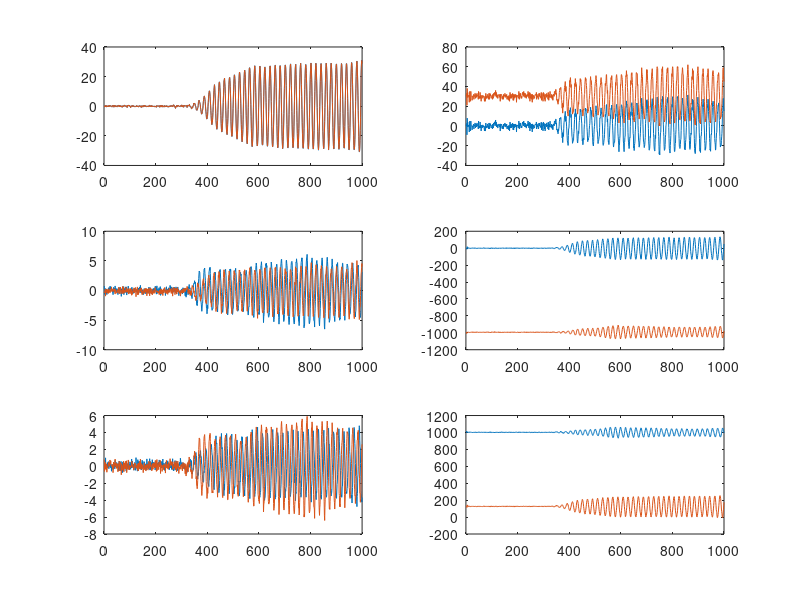
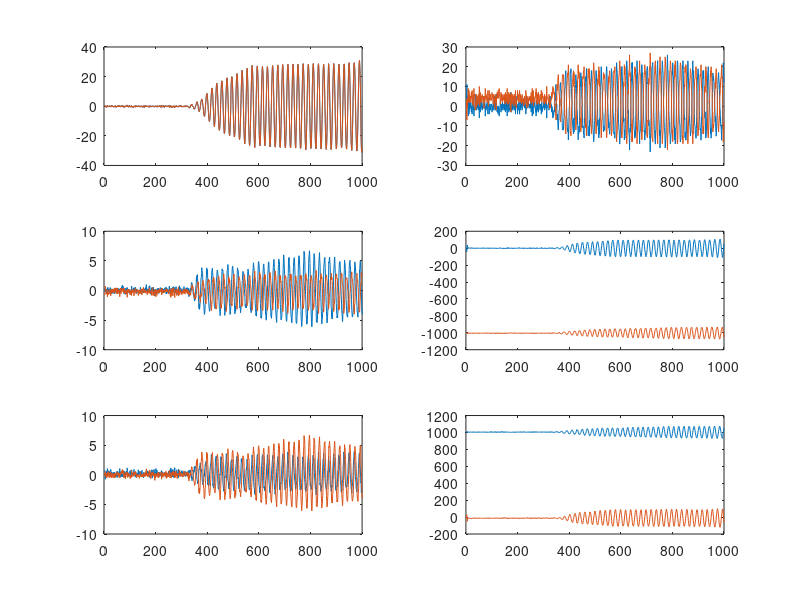
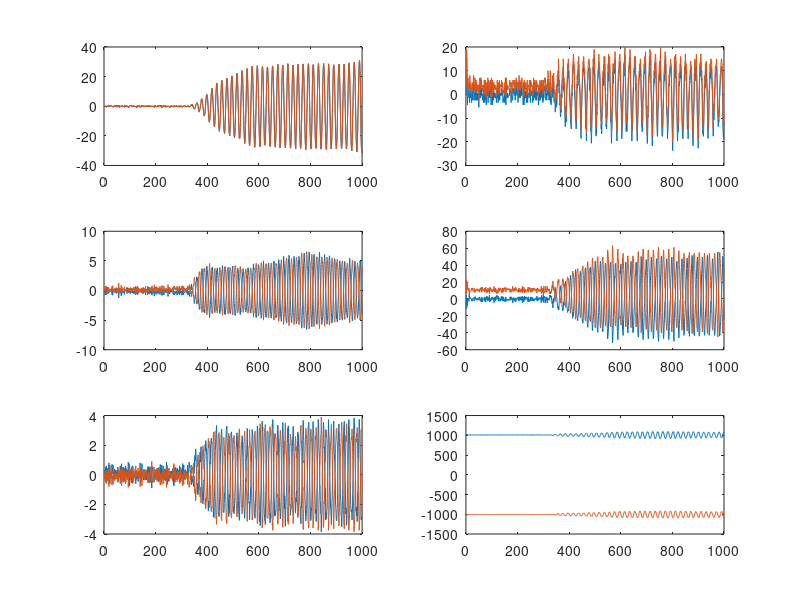
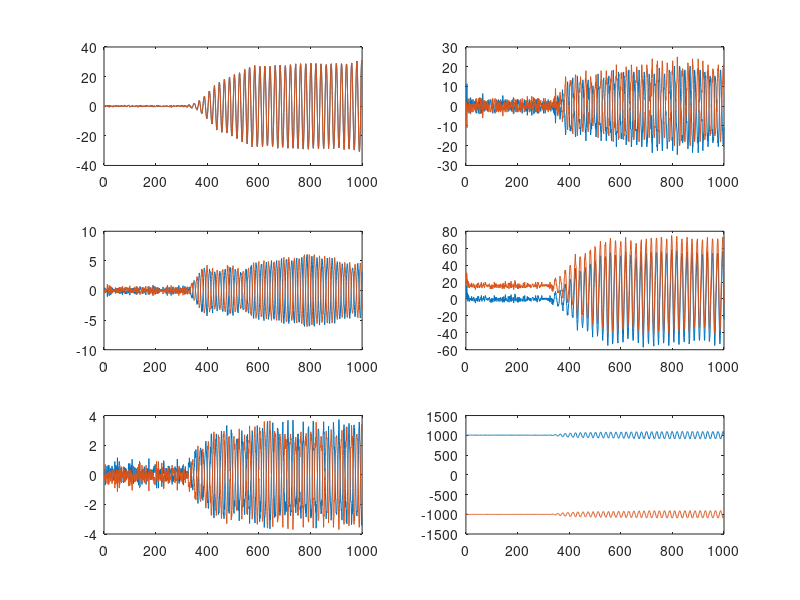

MATLAB code for these plots, in order:
%Calculates the orientation of each sensor
temp = load('IMU1_raw.mat');
imu1_raw = temp.ans;
temp = load('IMU2_raw.mat');
imu2_raw = temp.ans;
temp = load('IMU3_raw.mat');
imu3_raw = temp.ans;
temp = load('IMU4_raw.mat');
imu4_raw = temp.ans;
temp = load('oqus_measured.mat');
oqus = temp.ans;

%Orientation vector, roll in 1st row, pitch in 2nd row, yaw in 3rd row
orientation = [];

%Roll angle based on average measurements without movement
avg_imu = [mean(imu1_raw(5,1:495)), mean(imu2_raw(5,1:495)), mean(imu3_raw(5,1:495)), mean(imu4_raw(5,1:495)); ...
    mean(imu1_raw(6,1:495)), mean(imu2_raw(6,1:495)), mean(imu3_raw(6,1:495)), mean(imu4_raw(6,1:495)); ...
    mean(imu1_raw(7,1:495)), mean(imu2_raw(7,1:495)), mean(imu3_raw(7,1:495)), mean(imu4_raw(7,1:495))];
orientation(1,:) = [atan2(avg_imu(2,1),avg_imu(3,1)), atan2(avg_imu(2,2),avg_imu(3,2)), ...
    atan2(avg_imu(2,3),avg_imu(3,3)), atan2(avg_imu(2,4),avg_imu(3,4))];
orientation(2,:) = [asin(-avg_imu(1,1)/(avg_imu(:,1)'*avg_imu(:,1))^(1/2)), asin(-avg_imu(1,2)/(avg_imu(:,2)'*avg_imu(:,2))^(1/2)), ...
    asin(-avg_imu(1,3)/(avg_imu(:,3)'*avg_imu(:,3))^(1/2)), asin(-avg_imu(1,4)/(avg_imu(:,4)'*avg_imu(:,4))^(1/2))];
orientation(3,:) = [0, pi(), 0, pi()];

%Assuming yaw angle is close to 0 or 180 degrees offset from ship yaw, the
%rotation matrix is set to
R1 = zeros(3,3);
R2 = zeros(3,3);
R3 = zeros(3,3);
R4 = zeros(3,3);
J1 = zeros(3,3);
J2 = J1;
J3 = J2;
J4 = J3;


for i = 1:4
    eval(sprintf('R%i = [cos(orientation(3,i))*cos(orientation(2,i)), -sin(orientation(3,i))*cos(orientation(2,i))+cos(orientation(3,i))*sin(orientation(2,i))*sin(orientation(1,i)), sin(orientation(3,i))*sin(orientation(1,i))+cos(orientation(3,i))*cos(orientation(1,i))*sin(orientation(2,i)); sin(orientation(3,i))*cos(orientation(2,i)), cos(orientation(3,i))*cos(orientation(1,i))+sin(orientation(3,i))*sin(orientation(2,i))*sin(orientation(1,i)), -cos(orientation(3,i))*sin(orientation(1,i))+sin(orientation(2,i))*sin(orientation(3,i))*cos(orientation(1,i));-sin(orientation(2,i)), cos(orientation(2,i))*sin(orientation(1,i)), cos(orientation(1,i))*cos(orientation(2,i))];',i));
    eval(sprintf('J%i = [1, sin(orientation(1,i))*tan(orientation(2,i)), cos(orientation(1,i))*tan(orientation(2,i)); 0, cos(orientation(1,i)), -sin(orientation(1,i)); 0, sin(orientation(1,i))/cos(orientation(2,i)), cos(orientation(1,i))/cos(orientation(2,i))];',i));
end

Rot1 = blkdiag(J1, R1);
Rot2 = blkdiag(J2, R2);
Rot3 = blkdiag(J3, R3);
Rot4 = blkdiag(J4, R4);

Rot = struct('imu1', Rot1, 'imu2', Rot2, 'imu3', Rot3, 'imu4', Rot4);

for i = 1:4
    eval(sprintf('r = J%i*imu%i_raw(2:4,1:1000);',i,i));
    eval(sprintf('a = R%i*imu%i_raw(5:7,1:1000);',i,i));
    figure(i)
    eval(sprintf('subplot(3,2,1); plot(r(1,:)); hold on; plot(imu%i_raw(2,1:1000));',i))
    eval(sprintf('subplot(3,2,3); plot(r(2,:)); hold on; plot(imu%i_raw(3,1:1000));',i))
    eval(sprintf('subplot(3,2,5); plot(r(3,:)); hold on; plot(imu%i_raw(4,1:1000));',i))
    eval(sprintf('subplot(3,2,2); plot(a(1,:)); hold on; plot(imu%i_raw(5,1:1000));',i))
    eval(sprintf('subplot(3,2,4); plot(a(2,:)); hold on; plot(imu%i_raw(6,1:1000));',i))
    eval(sprintf('subplot(3,2,6); plot(a(3,:)); hold on; plot(imu%i_raw(7,1:1000));',i))
end

%Measured position of each IMU relative center of gravity defined in Quali

l1 = [100, 200, 1];
l2 = [10, 20, 30];
l3 = [-50, 200, 1];
l4 = [80, 93, 54];

% H1 = Hmatrix(l1);
% H2 = Hmatrix(l2);
% H3 = Hmatrix(l3); 
% H4 = Hmatrix(l4);
% 
% S1 = Smtrx(l1);
% S2 = Smtrx(l2);
% S3 = Smtrx(l3);
% S4 = Smtrx(l4); 
% 
% G = [eye(3), -S1, H1; eye(3), -S2, H2; eye(3), -S3, H3; eye(3), -S4, H4];

%Estimation of angular rate, modeling a LTI system in Kalman Filter

omega = [];

for i = 1:5:(length(oqus)-rem(length(oqus),5))
    omega(i) = mean(oqus(5,i:i+4)/0.01);
end
figure()
plot(omega)

%State variable = [angle, ang_rate, ang_acc]'
A = eye(9);
A(1:3,4:6) = 0.01*eye(3);
A(1:3,7:9) = 1/2*0.01^2*eye(3);
A(4:6,7:9) = 0.01*eye(3);
C = [eye(3), zeros(3,6)];

x = zeros(9,1);
P = eye(9);

Q = blkdiag(10^-6*eye(6), 10^-3.5*eye(3));
R = 0.005*eye(3);

omega_hat = [];
lambda = 1;
tracern = [];

K = blkdiag(eye(3), zeros(6,6));

for i = 1:length(oqus)
    %Prediction
    x = A*x; %x_(k,k-1)=A*x_(k-1,k-1)
    P_prev = P; %P_(k-1,k-1)
    P = lambda*A*P*A'+Q; %P_(k,k-1)=A*P_(k-1,k-1)*..
    
    %Optimal forgetting factor
    M = C*A*P_prev*A'*C';
    N = C*P*C'-C*Q*C';
    lambda = max(1, trace(N*inv(M)));
    tracern(i) = trace(N*inv(M));
    
    %Kalman gain
    K = P*C'*inv(C*P*C'+R); %K_k = P_(k,k-1)
    
    %Update
    x = x + K*(oqus(5:7,i)-C*x); %x_(k,k) = x_(k,k-1)
    omega_hat(:,i) = x;
    P = (eye(9)-K*C)*P; %P_(k,k) = P_(k,k-1)
end
figure()
subplot(3,1,1);plot(omega_hat(1,:));hold on;plot(oqus(5,:));
subplot(3,1,2);plot(omega_hat(2,:));hold on;plot(oqus(6,:));
subplot(3,1,3);plot(omega_hat(3,:));hold on;plot(oqus(7,:));

%Estimating velocity using Taylor Series Expansion, v=[vk, vb0, vb1..]'
v = zeros(6,length(oqus));

T = 0.01;

for i = 3:2:length(oqus)-1
    vb0 = (oqus(5,i)-oqus(5,i-2))/T;
    vb1 = (v(2,i)-v(2,i-2))/T;
    vb2 = (v(3,i)-v(3,i-2))/T;
    vb3 = (v(4,i)-v(4,i-2))/T;
    vb4 = (v(5,i)-v(5,i-2))/T;
    vk = vb0 + vb1*T + 1/2*vb2*T^2 + 1/6*vb3*T^3 + 1/24*vb4*T^4;
    v(1:6,i) = [vk; vb0; vb1; vb2; vb3; vb4];
end
figure()
plot(v(1,:))
